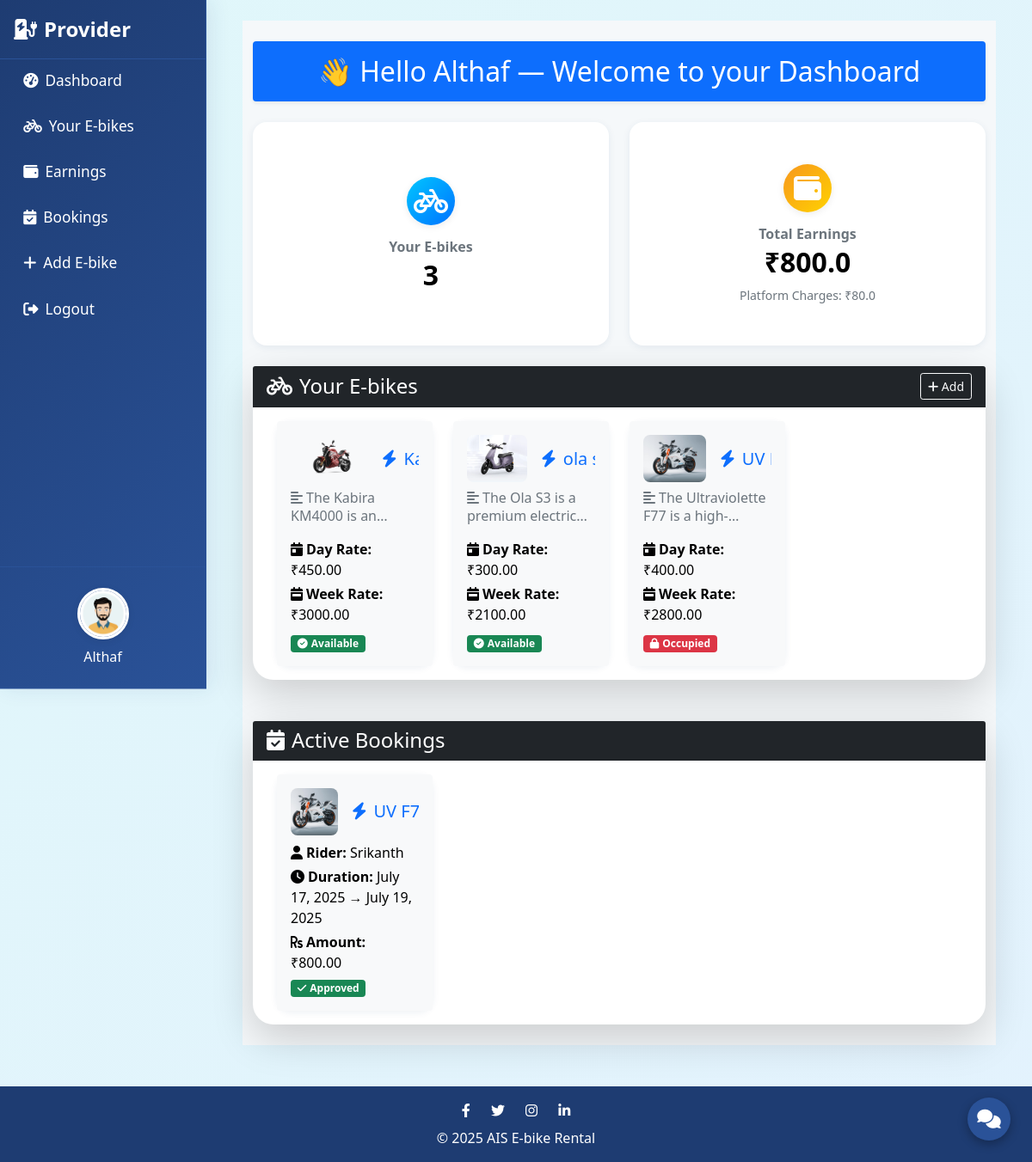
/vehicle-providers/dashboard/ (signed in), run on the app's committed database.
### core/models.py (models this page shows)
class User(AbstractUser):
    is_rider = models.BooleanField(default=False)
    is_vehicle_provider = models.BooleanField(default=False)
    mobile_number = models.CharField(max_length=15)
    profile_image = models.ImageField(upload_to='profile_images/', blank=True, null=True)

class EBike(models.Model):
    name = models.CharField(max_length=100)
    description = models.TextField()
    price_per_day = models.DecimalField(max_digits=6, decimal_places=2)
    price_per_week = models.DecimalField(max_digits=6, decimal_places=2)
    image = models.ImageField(upload_to='ebikes/')
    provider = models.ForeignKey(User, on_delete=models.CASCADE, related_name='ebikes')
    is_available = models.BooleanField(default=True)

class Booking(models.Model):
    rider = models.ForeignKey(User, on_delete=models.CASCADE, related_name='bookings')
    ebike = models.ForeignKey(EBike, on_delete=models.CASCADE, related_name='bookings')
    start_date = models.DateField()
    end_date = models.DateField()
    total_price = models.DecimalField(max_digits=8, decimal_places=2)
    is_approved = models.BooleanField(default=False)
    is_paid = models.BooleanField(default=False)

### vehicle_providers/views.py (the view)
# urls.py: path('dashboard/', views.vehicle_provider_dashboard, name='vehicle_provider_dashboard'),
@login_required
def vehicle_provider_dashboard(request):
    ebikes = EBike.objects.filter(provider=request.user)
    bookings = Booking.objects.filter(ebike__provider=request.user)
    total_earnings = sum(float(booking.total_price) for booking in bookings if booking.is_approved)
    platform_charges = total_earnings * 0.1
    return render(request, 'vehicle_providers/dashboard.html', {
        'ebikes': ebikes,
        'bookings': bookings,
        'total_earnings': total_earnings,
        'platform_charges': platform_charges
    })

### core/context_processors.py (called while the page is built)
def unread_notification_count(request):
    try:
        Notification = apps.get_model('core', 'Notification')
        public_count = Notification.objects.filter(is_public=True).count()
        if request.user.is_authenticated:
            user_count = Notification.objects.filter(recipient=request.user, is_read=False).count()
            count = public_count + user_count
        else:
            count = public_count
    except Exception:
        count = 0
    return {'unread_notification_count': count}

### templates/vehicle_providers/dashboard.html (shortened to what this page needs)
{% extends 'core/base.html' %}
{% block content %}
<div id="sidebar" class="sidebar bg-dark text-white">
  <div class="sidebar-header d-flex align-items-center justify-content-between px-3 py-3">
    <span class="fw-bold fs-4"><i class="fas fa-charging-station me-2"></i>Provider</span>
  </div>
  <nav class="nav flex-column px-2">
    <a class="nav-link text-white sidebar-link" href="#dashboard-section"><i class="fas fa-tachometer-alt me-2"></i>Dashboard</a>
    <a class="nav-link text-white sidebar-link" href="#ebikes-section"><i class="fas fa-bicycle me-2"></i>Your E-bikes</a>
    <a class="nav-link text-white sidebar-link" href="#earnings-section"><i class="fas fa-wallet me-2"></i>Earnings</a>
    <a class="nav-link text-white sidebar-link" href="#bookings-section"><i class="fas fa-calendar-check me-2"></i>Bookings</a>
    <a class="nav-link text-white sidebar-link" href="{% url 'add_ebike' %}"><i class="fas fa-plus me-2"></i>Add E-bike</a>
    <a class="nav-link text-white sidebar-link" href="{% url 'logout' %}"><i class="fas fa-sign-out-alt me-2"></i>Logout</a>
  </nav>
  <div class="sidebar-profile text-center mt-auto mb-4 px-3">
    <img src="{% if request.user.profile_image %}{{ request.user.profile_image.url }}{% else %}https://api.dicebear.com/7.x/avataaars/svg?seed={{ request.user.username }}{% endif %}"
         alt="Profile" class="rounded-circle mb-2" style="width:60px; height:60px; object-fit:cover; cursor:pointer;" data-bs-toggle="modal" data-bs-target="#profileEditModal">
    <div class="fw-semibold">{{ request.user.username }}</div>
  </div>
</div>
<div class="main-content-with-sidebar">
  <div class="container-xxl py-4">
    <h2 class="text-center text-white bg-primary py-3 px-2 rounded shadow-sm mb-4">
      👋 Hello {{ request.user.username }} — Welcome to your Dashboard
    </h2>
    <div class="row g-4 mb-4">
      <div class="col-md-6 col-12">
        <div class="card summary-card h-100 border-0 text-center">
          <div class="card-body py-4 d-flex flex-column align-items-center justify-content-center">
            <div class="icon-circle mb-3" style="background: linear-gradient(135deg, #00c6ff 0%, #0072ff 100%);"><i class="fas fa-bicycle"></i></div>
            <h6 class="fw-bold text-secondary mb-1">Your E-bikes</h6>
            <h2 class="fw-bold mb-0">{{ ebikes|length }}</h2>
          </div>
        </div>
      </div>
      <div class="col-md-6 col-12">
        <div class="card summary-card h-100 border-0 text-center">
          <div class="card-body py-4 d-flex flex-column align-items-center justify-content-center">
            <div class="icon-circle mb-3" style="background: linear-gradient(135deg, #f7971e 0%, #ffd200 100%);"><i class="fas fa-wallet"></i></div>
            <h6 class="fw-bold text-secondary mb-1">Total Earnings</h6>
            <h2 class="fw-bold mb-0">₹{{ total_earnings }}</h2>
            <div class="small text-muted mt-2">Platform Charges: ₹{{ platform_charges }}</div>
          </div>
        </div>
      </div>
    </div>
    <div class="row g-4 w-100 mx-0" id="ebikes-section">
      <div class="card shadow-lg border-0 w-100 px-0" style="border-radius: 1.5rem;">
        <div class="card-header bg-dark text-white d-flex justify-content-between align-items-center sticky-ebike-header">
          <h4 class="mb-0"><i class="fas fa-bicycle me-2"></i>Your E-bikes</h4>
          <a href="{% url 'add_ebike' %}" class="btn btn-sm btn-outline-light"><i class="fas fa-plus"></i> Add</a>
        </div>
        <div class="card-body overflow-auto" style="max-height: 60vh">
          <div class="row g-4 w-100 mx-0">
            {% for ebike in ebikes %}
              <div class="col-lg-3 col-md-4 col-sm-6 col-12">
                <div class="card provider-ebike-card border-0 h-100 animated-card">
                  <div class="card-body bg-light rounded">
                    <div class="d-flex align-items-center mb-2">
                      {% if ebike.image %}
                        <img src="{{ ebike.image.url }}" alt="{{ ebike.name }}" style="width: 90px; height: 55px; object-fit: cover; border-radius: 8px;" class="me-3" />
                      {% else %}
                        <img src="https://api.dicebear.com/7.x/icons/svg?seed={{ ebike.name }}" alt="{{ ebike.name }}" style="width: 90px; height: 55px; object-fit: cover; border-radius: 8px;" class="me-3" />
                      {% endif %}
                      <h5 class="card-title text-primary mb-0 bike-name-short" title="{{ ebike.name }}"><i class="fas fa-bolt me-2"></i>{{ ebike.name }}</h5>
                    </div>
                    <p class="card-text text-muted bike-desc-short"><i class="fas fa-align-left me-1"></i>{{ ebike.description|truncatewords:15 }}</p>
                    <p class="card-text mb-1"><i class="fas fa-calendar-day me-1"></i><strong>Day Rate:</strong> ₹{{ ebike.price_per_day }}</p>
                    <p class="card-text mb-2"><i class="fas fa-calendar-week me-1"></i><strong>Week Rate:</strong> ₹{{ ebike.price_per_week }}</p>
                    {% with shown=False %}
                      {% for booking in ebike.bookings.all %}
                        {% if booking.is_approved and not shown %}
                          <div class="mt-2">
                            <span class="badge bg-danger"><i class="fas fa-lock me-1"></i>Occupied</span>
                          </div>
                        {% endif %}
                      {% endfor %}
                      {% if not shown and ebike.bookings.all|length == 0 %}
                        <div class="mt-2">
                          <span class="badge bg-success"><i class="fas fa-check-circle me-1"></i>Available</span>
                        </div>
                      {% endif %}
                    {% endwith %}
                  </div>
                </div>
              </div>
            {% empty %}
            <p class="text-muted">No E-bikes registered yet.</p>
            {% endfor %}
          </div>
        </div>
      </div>
    </div>
    <div class="row g-4 mt-4 w-100 mx-0" id="bookings-section">
      <div class="card shadow-lg border-0 w-100 px-0" style="border-radius: 1.5rem;">
        <div class="card-header bg-dark text-white">
          <h4 class="mb-0"><i class="fas fa-calendar-check me-2"></i>Active Bookings</h4>
        </div>
        <div class="card-body overflow-auto" style="max-height: 60vh">
          <div class="row g-4 w-100 mx-0">
            {% for booking in bookings %}
              <div class="col-lg-3 col-md-4 col-sm-6 col-12">
                <div class="card provider-booking-card border-0 h-100 animated-card">
                  <div class="card-body bg-light rounded">
                    <div class="d-flex align-items-center mb-2">
                      {% if booking.ebike.image %}
                        <img src="{{ booking.ebike.image.url }}" alt="{{ booking.ebike.name }}" style="width: 55px; height: 55px; object-fit: cover; border-radius: 8px;" class="me-3" />
                      {% else %}
                        <img src="https://api.dicebear.com/7.x/icons/svg?seed={{ booking.ebike.name }}" alt="{{ booking.ebike.name }}" style="width: 55px; height: 55px; object-fit: cover; border-radius: 8px;" class="me-3" />
                      {% endif %}
                      <h5 class="card-title text-primary mb-0 bike-name-short" title="{{ booking.ebike.name }}"><i class="fas fa-bolt me-2"></i>{{ booking.ebike.name }}</h5>
                    </div>
                    <p class="card-text mb-1"><i class="fas fa-user me-1"></i><strong>Rider:</strong> {{ booking.rider.username }}</p>
                    <p class="card-text mb-1"><i class="fas fa-clock me-1"></i><strong>Duration:</strong> {{ booking.start_date }} → {{ booking.end_date }}</p>
                    <p class="card-text mb-1"><i class="fas fa-rupee-sign me-1"></i><strong>Amount:</strong> ₹{{ booking.total_price }}</p>
                    <span class="badge {% if booking.is_approved %}bg-success{% else %}bg-warning text-dark{% endif %}">
                      {% if booking.is_approved %}<i class="fas fa-check me-1"></i>Approved{% else %}<i class="fas fa-hourglass-half me-1"></i>Pending{% endif %}
                    </span>
                  </div>
                </div>
              </div>
            {% empty %}
            <p class="text-muted">You have no current bookings.</p>
            {% endfor %}
          </div>
        </div>
      </div>
    </div>
  </div>
</div>
<link href="https://cdnjs.cloudflare.com/ajax/libs/font-awesome/6.4.0/css/all.min.css" rel="stylesheet">
{% endblock %}

### templates/core/base.html (style rules this page uses)
:root { --main-bg: linear-gradient(to bottom right, #e0f7fa, #e3f2fd); --main-text: #000; --nav-bg: linear-gradient(to right, #1e3c72, #2a5298); --footer-bg: #1e3c72; }
body { background: var(--main-bg); color: var(--main-text); font-family: 'Segoe UI', sans-serif; transition: all 0.4s ease-in-out; }
.nav-link { color: white !important; transition: 0.3s; }

### templates/vehicle_providers/dashboard.html (style rules this page uses)
.summary-card, .provider-ebike-card, .provider-booking-card { border-radius: 1rem !important; box-shadow: 0 2px 8px rgba(30,60,114,0.08); transition: transform 0.2s, box-shadow 0.2s; min-height: 260px; margin-bottom: 0; }
.icon-circle { width: 56px; height: 56px; border-radius: 50%; display: flex; align-items: center; justify-content: center; font-size: 2rem; color: #fff; box-shadow: 0 2px 8px rgba(0,0,0,0.08); }
.bike-name-short { display: -webkit-box; -webkit-line-clamp: 1; -webkit-box-orient: vertical; overflow: hidden; text-overflow: ellipsis; white-space: nowrap; max-width: 120px; }
.bike-desc-short { display: -webkit-box; -webkit-line-clamp: 2; -webkit-box-orient: vertical; overflow: hidden; text-overflow: ellipsis; min-height: 2.6em; max-height: 2.6em; line-height: 1.3em; }
.sticky-ebike-header { position: sticky; top: 0; z-index: 2; border-radius: 1.5rem 1.5rem 0 0; }
.sidebar { display: flex; flex-direction: column; position: fixed; top: 0; left: 0; height: 100vh; width: 240px; background: linear-gradient(135deg, #1e3c72 0%, #2a5298 100%) !important; z-index: 1050; transition: transform 0.3s ease; box-shadow: 4px 0 24px rgba(30,60,114,0.10), 0 1.5px 0 #2a5298; border-right: 1.5px solid #2a5298; overflow-y: auto; }
.sidebar-header { border-bottom: 1.5px solid #2a5298; }
.sidebar-profile { margin-top: auto; padding-top: 1.5rem; border-top: 1.5px solid #2a5298; }
.sidebar-profile img { border: 3px solid #fff; box-shadow: 0 2px 8px rgba(0,0,0,0.08); }
.sidebar-link { padding: 0.75rem 1.2rem; border-radius: 8px; margin-bottom: 0.2rem; transition: background 0.2s, color 0.2s; font-size: 1.08rem; font-weight: 500; position: relative; }
.main-content-with-sidebar { margin-left: 240px; transition: margin-left 0.3s; background: #f5f8fa; min-height: 100vh; }

### data on the page
User: profile_image (picture), user.username "Althaf"
EBike: image (picture), description "The Kabira KM4000 is…", price_per_day "450.00", price_per_week "3000.00", shows "Available"
EBike: image (picture), name "ol…", description "The Ola S3 is a premium…", price_per_day "300.00", price_per_week "2100.00", shows "Available"
EBike: image (picture), name "U…", description "The Ultraviolette F77 is…", price_per_day "400.00", price_per_week "2800.00"
Booking: is_approved True (drawn), ebike.image (picture), ebike.name "UV…", rider.username "Srikanth", start_date "July 17, 2025", end_date "July 19, 2025", total_price "800.00"

### other printed values
{{ ebikes|length }} "3"
{{ total_earnings }} "800.0"
{{ platform_charges }} "80.0"
